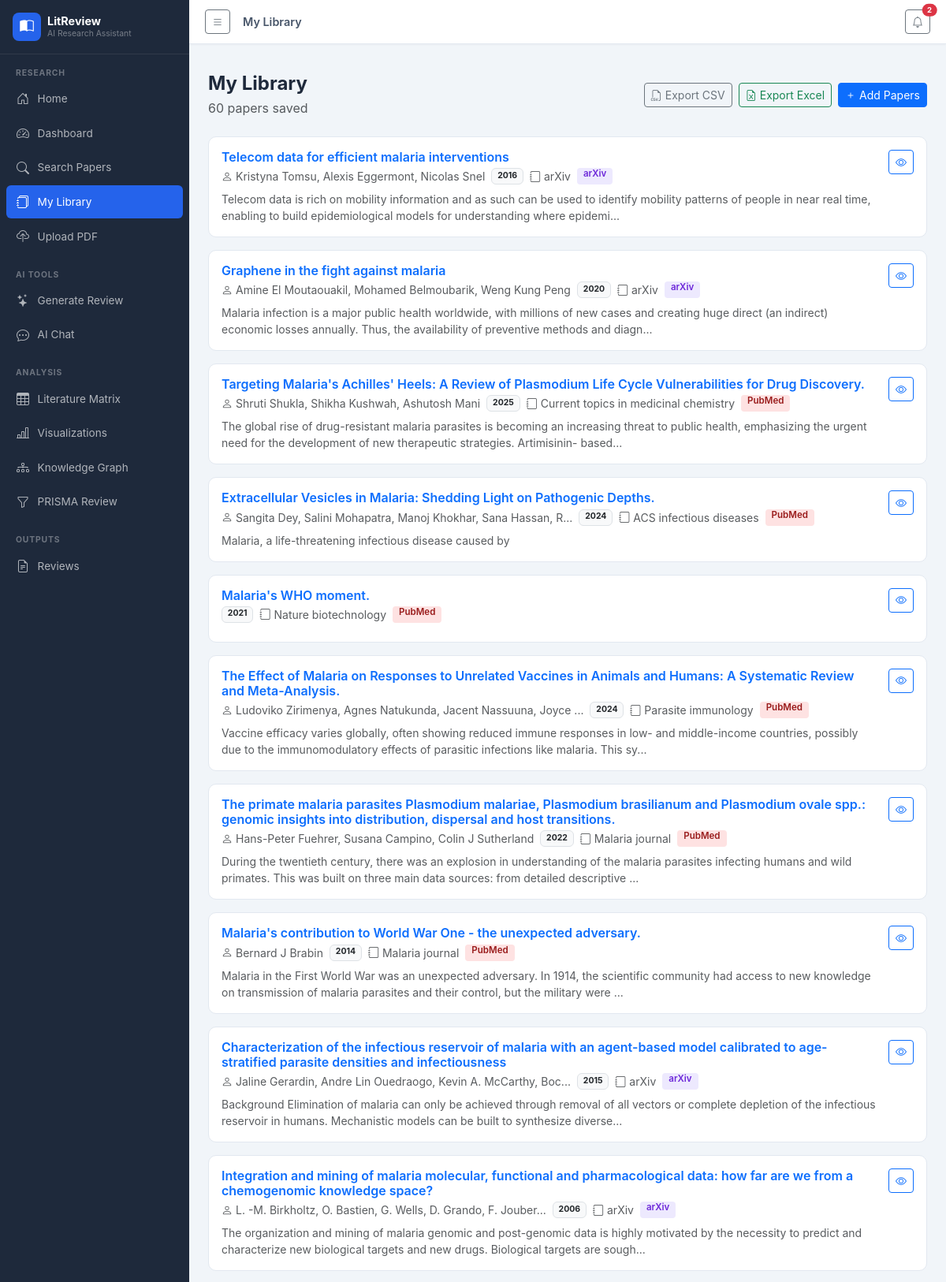
/papers (upper part), run on the app's committed database.
### tables this page shows
CREATE TABLE papers (
            id INTEGER PRIMARY KEY AUTOINCREMENT,
            title TEXT NOT NULL,
            authors TEXT,
            abstract TEXT,
            year INTEGER,
            doi TEXT,
            url TEXT,
            journal TEXT,
            citations_count INTEGER DEFAULT 0,
            source TEXT,
            keywords TEXT,
            full_text TEXT,
            created_at TIMESTAMP DEFAULT CURRENT_TIMESTAMP
        );

### blueprints/main.py (the view)
@main_bp.route('/papers')
def papers():
    site = get_site_settings()
    db = get_db()
    page = request.args.get('page', 1, type=int)
    per_page = 20
    offset = (page - 1) * per_page
    total = db.execute('SELECT COUNT(*) as c FROM papers').fetchone()['c']
    papers_list = db.execute('SELECT * FROM papers ORDER BY created_at DESC LIMIT ? OFFSET ?',
                             (per_page, offset)).fetchall()
    db.close()
    total_pages = (total + per_page - 1) // per_page
    return render_template('papers.html', site=site, papers=papers_list,
                           page=page, total_pages=total_pages, total=total,
                           notifications=get_notifications())

### blueprints/main.py (called while the page is built)
def get_site_settings():
    db = get_db()
    rows = db.execute('SELECT key, value FROM site_settings').fetchall()
    db.close()
    return {r['key']: r['value'] for r in rows}

def get_notifications():
    db = get_db()
    rows = db.execute('SELECT * FROM notifications WHERE is_read=0 ORDER BY created_at DESC LIMIT 10').fetchall()
    db.close()
    return [dict(r) for r in rows]

### models/__init__.py (called while the page is built)
def get_db():
    conn = sqlite3.connect(Config.DATABASE_PATH)
    conn.row_factory = sqlite3.Row
    return conn

### templates/papers.html (shortened to what this page needs)
{% extends "base.html" %}
{% block page_title %}My Library{% endblock %}
{% block content %}
<div class="d-flex justify-content-between align-items-center mb-4">
  <div>
    <h4 class="fw-bold mb-1">My Library</h4>
    <p class="text-muted mb-0">{{ total }} papers saved</p>
  </div>
  <div class="d-flex gap-2">
    <a href="/export/matrix/csv" class="btn btn-sm btn-outline-secondary"><i class="bi bi-filetype-csv me-1"></i>Export CSV</a>
    <a href="/export/matrix/excel" class="btn btn-sm btn-outline-success"><i class="bi bi-file-earmark-excel me-1"></i>Export Excel</a>
    <a href="/search" class="btn btn-sm btn-primary"><i class="bi bi-plus me-1"></i>Add Papers</a>
  </div>
</div>
{% if papers %}
<div class="row g-3">
  {% for paper in papers %}
  <div class="col-12">
    <div class="card card-hover">
      <div class="card-body">
        <div class="d-flex justify-content-between align-items-start gap-3">
          <div class="flex-grow-1">
            <h6 class="fw-semibold mb-1">
              <a href="/papers/{{ paper.id }}" class="text-decoration-none">{{ paper.title }}</a>
            </h6>
            <div class="d-flex flex-wrap gap-2 mb-2 small text-muted">
              {% if paper.authors %}<span><i class="bi bi-person me-1"></i>{{ paper.authors[:60] }}{% if paper.authors|length > 60 %}...{% endif %}</span>{% endif %}
              {% if paper.year %}<span class="badge bg-light text-dark border">{{ paper.year }}</span>{% endif %}
              {% if paper.journal %}<span><i class="bi bi-journal me-1"></i>{{ paper.journal[:40] }}</span>{% endif %}
              <span class="badge source-badge-{{ paper.source|lower|replace(' ','_') if paper.source else 'unknown' }}">{{ paper.source }}</span>
            </div>
            {% if paper.abstract %}
            <p class="text-muted small mb-0">{{ paper.abstract[:200] }}{% if paper.abstract|length > 200 %}...{% endif %}</p>
            {% endif %}
          </div>
          <div>
            <a href="/papers/{{ paper.id }}" class="btn btn-sm btn-outline-primary"><i class="bi bi-eye"></i></a>
          </div>
        </div>
      </div>
    </div>
  </div>
  {% endfor %}
</div>
{% endif %}
{% endblock %}

### templates/base.html (shortened to what this page needs)
<!DOCTYPE html>
<html lang="en">
<head>
<link href="https://cdn.jsdelivr.net/npm/bootstrap@5.3.2/dist/css/bootstrap.min.css" rel="stylesheet">
<link href="https://cdn.jsdelivr.net/npm/bootstrap-icons@1.11.3/font/bootstrap-icons.min.css" rel="stylesheet">
<link href="/static/css/style.css" rel="stylesheet">
</head>
<body>
<div class="d-flex" id="wrapper">
  <nav id="sidebar" class="d-flex flex-column">
    <div class="sidebar-header">
      <a href="/" class="text-decoration-none">
        <div class="d-flex align-items-center gap-2">
          <div class="sidebar-logo"><i class="bi bi-book-half"></i></div>
          <div>
            <div class="sidebar-brand">LitReview</div>
            <div class="sidebar-tagline">AI Research Assistant</div>
          </div>
        </div>
      </a>
    </div>
    <div class="sidebar-body flex-grow-1">
      <div class="sidebar-section-label">RESEARCH</div>
      <a href="/" class="sidebar-link {% if request.endpoint == 'main.index' %}active{% endif %}">
        <i class="bi bi-house-door"></i> Home
      </a>
      <a href="/dashboard" class="sidebar-link {% if request.endpoint == 'main.dashboard' %}active{% endif %}">
        <i class="bi bi-speedometer2"></i> Dashboard
      </a>
      <a href="/search" class="sidebar-link {% if request.endpoint == 'main.search' %}active{% endif %}">
        <i class="bi bi-search"></i> Search Papers
      </a>
      <a href="/papers" class="sidebar-link {% if request.endpoint == 'main.papers' %}active{% endif %}">
        <i class="bi bi-journals"></i> My Library
      </a>
      <a href="/upload" class="sidebar-link {% if request.endpoint == 'main.upload' %}active{% endif %}">
        <i class="bi bi-cloud-upload"></i> Upload PDF
      </a>
      <div class="sidebar-section-label mt-3">AI TOOLS</div>
      <a href="/ai/generate-review" class="sidebar-link {% if request.endpoint == 'ai.generate_review' %}active{% endif %}">
        <i class="bi bi-stars"></i> Generate Review
      </a>
      <a href="/ai/chat" class="sidebar-link {% if request.endpoint == 'ai.chat' %}active{% endif %}">
        <i class="bi bi-chat-dots"></i> AI Chat
      </a>
      <div class="sidebar-section-label mt-3">ANALYSIS</div>
      <a href="/matrix" class="sidebar-link {% if request.endpoint == 'main.matrix' %}active{% endif %}">
        <i class="bi bi-table"></i> Literature Matrix
      </a>
      <a href="/visualizations" class="sidebar-link {% if request.endpoint == 'main.visualizations' %}active{% endif %}">
        <i class="bi bi-bar-chart-line"></i> Visualizations
      </a>
      <a href="/knowledge-graph" class="sidebar-link {% if request.endpoint == 'main.knowledge_graph' %}active{% endif %}">
        <i class="bi bi-diagram-3"></i> Knowledge Graph
      </a>
      <a href="/prisma" class="sidebar-link {% if request.endpoint == 'main.prisma' %}active{% endif %}">
        <i class="bi bi-funnel"></i> PRISMA Review
      </a>
      <div class="sidebar-section-label mt-3">OUTPUTS</div>
      <a href="/reviews" class="sidebar-link {% if request.endpoint in ['main.reviews','main.review_detail'] %}active{% endif %}">
        <i class="bi bi-file-earmark-text"></i> Reviews
      </a>
    </div>
  </nav>
  <div id="page-content-wrapper" class="flex-grow-1">
    <nav class="top-nav">
      <button id="sidebarToggle" class="btn btn-sm btn-outline-secondary me-3">
        <i class="bi bi-list"></i>
      </button>
      <span class="top-nav-title d-none d-md-block">{% block page_title %}{% endblock %}</span>
      <div class="ms-auto d-flex align-items-center gap-2">
        <div class="dropdown">
          <button class="btn btn-sm btn-outline-secondary position-relative" data-bs-toggle="dropdown">
            <i class="bi bi-bell"></i>
            {% if g_notif_count > 0 %}
            <span class="position-absolute top-0 start-100 translate-middle badge rounded-pill bg-danger" style="font-size:0.6rem;">{{ g_notif_count }}</span>
            {% endif %}
          </button>
        </div>
      </div>
    </nav>
    <div class="px-4 pt-3">
    </div>
    <div class="page-content px-4 pb-5">
      {% block content %}{% endblock %}
    </div>
  </div>
</div>
</body>
</html>

### static/css/style.css (style rules this page uses)
:root { --primary: #2563eb; --primary-soft: rgba(37, 99, 235, 0.1); --success-soft: rgba(22, 163, 74, 0.1); --warning-soft: rgba(217, 119, 6, 0.1); --info-soft: rgba(8, 145, 178, 0.1); --sidebar-w: 240px; --sidebar-bg: #1e293b; --top-nav-h: 56px; }
body { font-family: 'Inter', -apple-system, BlinkMacSystemFont, 'Segoe UI', sans-serif; background: #f1f5f9; color: #1e293b; overflow-x: hidden; }
#wrapper { min-height: 100vh; }
#sidebar { width: var(--sidebar-w); min-height: 100vh; background: var(--sidebar-bg); flex-shrink: 0; transition: width 0.2s ease; z-index: 100; }
.sidebar-header { padding: 1rem; border-bottom: 1px solid rgba(255,255,255,0.08); }
.sidebar-logo { width: 36px; height: 36px; background: var(--primary); border-radius: 8px; display: flex; align-items: center; justify-content: center; color: white; font-size: 1.1rem; flex-shrink: 0; }
.sidebar-brand { color: white; font-weight: 700; font-size: 0.9rem; line-height: 1.2; }
.sidebar-tagline { color: rgba(255,255,255,0.4); font-size: 0.65rem; }
.sidebar-body { padding: 0.75rem 0.5rem; overflow-y: auto; }
.sidebar-section-label { color: rgba(255,255,255,0.35); font-size: 0.65rem; font-weight: 700; letter-spacing: 0.08em; padding: 0.25rem 0.75rem; text-transform: uppercase; }
.sidebar-link { display: flex; align-items: center; gap: 0.6rem; padding: 0.55rem 0.75rem; border-radius: 6px; color: rgba(255,255,255,0.65); text-decoration: none; font-size: 0.85rem; transition: all 0.15s; margin-bottom: 2px; }
.sidebar-link.active { background: var(--primary); color: white; }
.sidebar-link i { font-size: 1rem; flex-shrink: 0; width: 18px; text-align: center; }
.top-nav { height: var(--top-nav-h); background: white; border-bottom: 1px solid #e2e8f0; display: flex; align-items: center; padding: 0 1.25rem; position: sticky; top: 0; z-index: 50; box-shadow: 0 1px 3px rgba(0,0,0,0.04); }
.top-nav-title { font-weight: 600; color: #475569; font-size: 0.9rem; }
.page-content { padding-top: 1.25rem; }
.card { border: 1px solid #e2e8f0; border-radius: 10px; }
.card-hover { transition: box-shadow 0.15s, transform 0.15s; cursor: pointer; }
.source-badge-pubmed { background: #fee2e2; color: #991b1b; border-radius: 4px; padding: 2px 8px; font-size: 0.72rem; font-weight: 600; }
.source-badge-arxiv { background: #ede9fe; color: #6d28d9; border-radius: 4px; padding: 2px 8px; font-size: 0.72rem; font-weight: 600; }

### data on the page
papers: title "Telecom data for efficient malaria interventions", authors "Kristyna Tomsu, Alexis Eggermont, Nicolas Snel", year "2016", journal "arXiv", source "arXiv", abstract "Telecom data is rich on mobility information and as such can be used to identify mobility patterns of people in near real time, enabling to build epidemiological models for understanding where epidemi"
papers: title "Graphene in the fight against malaria", authors "Amine El Moutaouakil, Mohamed Belmoubarik, Weng Kung Peng", year "2020", journal "arXiv", source "arXiv", abstract "Malaria infection is a major public health worldwide, with millions of new cases and creating huge direct (an indirect) economic losses annually. Thus, the availability of preventive methods and diagn"
papers: title "Targeting Malaria's Achilles' Heels: A Review of Plasmodium Life Cycle Vulnerabilities for Drug Discovery.", authors "Shruti Shukla, Shikha Kushwah, Ashutosh Mani", year "2025", journal "Current topics in medicinal chemistry", source "PubMed", abstract "The global rise of drug-resistant malaria parasites is becoming an increasing threat to public health, emphasizing the urgent need for the development of new therapeutic strategies. Artimisinin- based"
papers: title "Extracellular Vesicles in Malaria: Shedding Light on Pathogenic Depths.", authors "Sangita Dey, Salini Mohapatra, Manoj Khokhar, Sana Hassan, R", year "2024", journal "ACS infectious diseases", source "PubMed", abstract "Malaria, a life-threatening infectious disease caused by"
papers: title "Malaria's WHO moment.", year "2021", journal "Nature biotechnology", source "PubMed"
papers: title "The Effect of Malaria on Responses to Unrelated Vaccines in Animals and Humans: A Systematic Review and Meta-Analysis.", authors "Ludoviko Zirimenya, Agnes Natukunda, Jacent Nassuuna, Joyce", year "2024", journal "Parasite immunology", source "PubMed", abstract "Vaccine efficacy varies globally, often showing reduced immune responses in low- and middle-income countries, possibly due to the immunomodulatory effects of parasitic infections like malaria. This sy"
papers: title "The primate malaria parasites Plasmodium malariae, Plasmodium brasilianum and Plasmodium ovale spp.: genomic insights into distribution, dispersal and host transitions.", authors "Hans-Peter Fuehrer, Susana Campino, Colin J Sutherland", year "2022", journal "Malaria journal", source "PubMed", abstract "During the twentieth century, there was an explosion in understanding of the malaria parasites infecting humans and wild primates. This was built on three main data sources: from detailed descriptive"
papers: title "Malaria's contribution to World War One - the unexpected adversary.", authors "Bernard J Brabin", year "2014", journal "Malaria journal", source "PubMed", abstract "Malaria in the First World War was an unexpected adversary. In 1914, the scientific community had access to new knowledge on transmission of malaria parasites and their control, but the military were"
papers: title "Characterization of the infectious reservoir of malaria with an agent-based model calibrated to age-stratified parasite densities and infectiousness", authors "Jaline Gerardin, Andre Lin Ouedraogo, Kevin A. McCarthy, Boc", year "2015", journal "arXiv", source "arXiv", abstract "Background Elimination of malaria can only be achieved through removal of all vectors or complete depletion of the infectious reservoir in humans. Mechanistic models can be built to synthesize diverse"
papers: title "Integration and mining of malaria molecular, functional and pharmacological data: how far are we from a chemogenomic knowledge space?", authors "L. -M. Birkholtz, O. Bastien, G. Wells, D. Grando, F. Jouber", year "2006", journal "arXiv", source "arXiv", abstract "The organization and mining of malaria genomic and post-genomic data is highly motivated by the necessity to predict and characterize new biological targets and new drugs. Biological targets are sough"

### other printed values
{{ g_notif_count }} "2"
{{ total }} "60"
